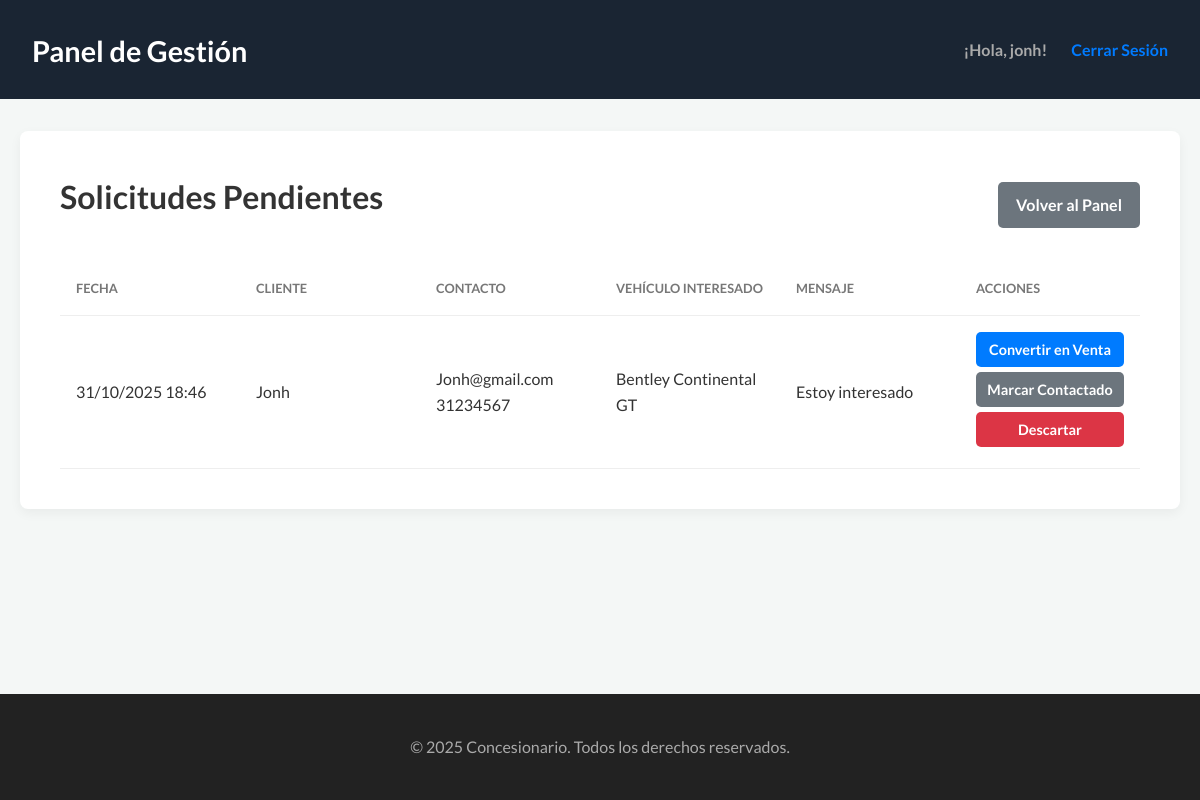
Screenshot of /ver_solicitudes.php (signed in) with the database file from the repository.
### tables this page shows
CREATE TABLE IF NOT EXISTS `tbsolicitudes` (
  `id_solicitud` int NOT NULL AUTO_INCREMENT,
  `auto_id` int DEFAULT NULL,
  `nombre_interesado` varchar(100) NOT NULL,
  `email_interesado` varchar(100) NOT NULL,
  `telefono_interesado` varchar(50) DEFAULT NULL,
  `mensaje` text,
  `fecha_solicitud` datetime DEFAULT CURRENT_TIMESTAMP,
  `estado_solicitud` enum('pendiente','contactado','descartado') DEFAULT 'pendiente',
  PRIMARY KEY (`id_solicitud`),
  KEY `auto_id` (`auto_id`)
);

CREATE TABLE IF NOT EXISTS `tbautomoviles` (
  `id_auto` int NOT NULL AUTO_INCREMENT,
  `marca_auto` varchar(100) NOT NULL,
  `modelo_auto` varchar(100) NOT NULL,
  `anio_auto` int NOT NULL,
  `precio_auto` decimal(10,2) NOT NULL,
  `descripcion_auto` text,
  `foto_auto` varchar(255) DEFAULT NULL,
  `estado_auto` enum('disponible','vendido','mantenimiento') NOT NULL DEFAULT 'disponible',
  PRIMARY KEY (`id_auto`)
);

### ver_solicitudes.php (the view, shortened to what this page needs)
<?php
require 'config_login.php';
try {
    $sql = "SELECT
                s.id_solicitud,
                s.nombre_interesado,
                s.email_interesado,
                s.telefono_interesado,
                s.mensaje,
                s.fecha_solicitud,
                a.marca_auto,
                a.modelo_auto,
                a.id_auto
            FROM
                tbsolicitudes s
            JOIN
                tbautomoviles a ON s.auto_id = a.id_auto
            WHERE
                s.estado_solicitud = 'pendiente'
            ORDER BY
                s.fecha_solicitud ASC";
    $stmt = $pdo->query($sql);
    $solicitudes = $stmt->fetchAll();
} catch (PDOException $e) {
    die("Error al consultar las solicitudes: " . $e->getMessage());
}
?>
<!doctype html>
<html lang="es">
<head>
    <link rel="stylesheet" href="css/style-privado.css">
</head>
<body class="admin-page"> <header class="admin-header">
        <div class="container">
            <h1 class="site-title"><a href="panel_admin.php">Panel de Gestión</a></h1>
            <nav>
                <ul>
                    <li>¡Hola, <?php echo htmlspecialchars($_SESSION['nom_user']); ?>!</li>
                    <li><a href="logout.php">Cerrar Sesión</a></li>
                </ul>
            </nav>
        </div>
    </header>
    <main class="admin-container">
        <div class="card">
            <div class="top">
                <h2 style="margin:0;">Solicitudes Pendientes</h2>
                <a href="panel_admin.php" class="btn btn-secondary">Volver al Panel</a>
            </div>
            <?php if (count($solicitudes) === 0): ?>
                <p style="margin-top: 2rem; font-size: 1.1rem; text-align: center;">No hay solicitudes pendientes en este momento.</p>
            <?php else: ?>
                <table>
                    <thead>
                        <tr>
                            <th>Fecha</th>
                            <th>Cliente</th>
                            <th>Contacto</th>
                            <th>Vehículo Interesado</th>
                            <th>Mensaje</th>
                            <th>Acciones</th>
                        </tr>
                    </thead>
                    <tbody>
                        <?php foreach ($solicitudes as $s): ?>
                            <tr>
                                <td><?= htmlspecialchars(date('d/m/Y H:i', strtotime($s['fecha_solicitud']))) ?></td>
                                <td><?= htmlspecialchars($s['nombre_interesado']) ?></td>
                                <td>
                                    <?= htmlspecialchars($s['email_interesado']) ?><br>
                                    <?= htmlspecialchars($s['telefono_interesado']) ?>
                                </td>
                                <td><?= htmlspecialchars($s['marca_auto'] . ' ' . $s['modelo_auto']) ?></td>
                                <td><?= htmlspecialchars($s['mensaje']) ?></td>
                                <td>
                                    <a href="registrar_venta.php?id=<?= $s['id_auto'] ?>" class="btn btn-primary" style="margin-bottom: 5px; width: 100%; text-align: center;">
                                        Convertir en Venta
                                    </a>
                                    <a href="actualizar_solicitud.php?id=<?= $s['id_solicitud'] ?>&estado=contactado" class="btn btn-secondary" style="margin-bottom: 5px; width: 100%; text-align: center;">
                                        Marcar Contactado
                                    </a>
                                    <a href="actualizar_solicitud.php?id=<?= $s['id_solicitud'] ?>&estado=descartado" class="btn btn-danger" style="width: 100%; text-align: center;" onclick="return confirm('¿Descartar esta solicitud?');">
                                        Descartar
                                    </a>
                                </td>
                            </tr>
                        <?php endforeach; ?>
                    </tbody>
                </table>
            <?php endif; ?>
        </div>
    </main>
    <footer>
        <div class="container">
            <p>&copy; 2025 Concesionario. Todos los derechos reservados.</p>
        </div>
    </footer>
</body>
</html>

### css/style-privado.css (style rules this page uses)
:root { --color-admin-bg: #f4f7f6; --color-admin-card: #ffffff; --color-admin-dark: #1a2533; --color-admin-text: #333; --color-admin-accent: #007bff; --font-admin: 'Lato', sans-serif; }
* { margin: 0; padding: 0; box-sizing: border-box; }
body { font-family: var(--font-admin); background-color: var(--color-admin-bg); color: var(--color-admin-text); line-height: 1.6; }
.container { max-width: 1200px; margin: 0 auto; padding: 0 2rem; }
a { text-decoration: none; color: var(--color-admin-accent); }
header { background: var(--color-admin-dark); padding: 1.5rem 0; }
header .container { display: flex; justify-content: space-between; align-items: center; }
header .site-title a { color: #fff; font-size: 1.8rem; font-weight: 700; text-decoration: none; }
header nav ul { list-style: none; display: flex; align-items: center; gap: 1.5rem; }
header nav li { color: #aaa; font-weight: 700; }
header nav a { color: var(--color-admin-accent); font-weight: 700; text-decoration: none; }
footer { background: #222; color: #aaa; text-align: center; padding: 2.5rem 0; margin-top: 3rem; }
body.admin-page { display: flex; flex-direction: column; min-height: 100vh; }
body.admin-page main { flex-grow: 1; }
.admin-container { max-width: 1200px; margin: 2rem auto; padding: 0 20px; }
.admin-container h2 { font-size: 2rem; font-weight: 700; color: #333; margin-bottom: 1rem; }
.card { background: var(--color-admin-card); border-radius: 8px; box-shadow: 0 4px 12px rgba(0, 0, 0, 0.05); padding: 2.5rem; width: 100%; }
.card h2, .card h3 { border-bottom: 1px solid #eee; padding-bottom: 1rem; margin-bottom: 1.5rem; }
.btn { display: inline-block; padding: 10px 18px; border-radius: 5px; border: 0; cursor: pointer; font-weight: 700; transition: all 0.2s ease; }
.btn-primary { background: var(--color-admin-accent); color: #fff; }
.btn-secondary { background: #6c757d; color: #fff; }
.btn-danger { background: #dc3545; color: #fff; }
.top { display: flex; justify-content: space-between; align-items: center; flex-wrap: wrap; gap: 1rem; }
.top h2 { margin: 0; border: none; }
table { width: 100%; border-collapse: collapse; margin-top: 1.5rem; table-layout: fixed; }
th, td { padding: 1rem; text-align: left; border-bottom: 1px solid #eee; vertical-align: middle; }
th { font-weight: 700; color: #777; text-transform: uppercase; font-size: 0.8rem; }
td { word-wrap: break-word; overflow-wrap: break-word; }
td .btn { font-size: 0.9rem; padding: 6px 10px; margin-bottom: 5px; }

### rows the page displays
tbsolicitudes: fecha_solicitud "31/10/2025 18:46", nombre_interesado "Jonh", email_interesado "Jonh@gmail.com", telefono_interesado "31234567", tbautomoviles.marca_auto+modelo_auto "Bentley Continental GT", mensaje "Estoy interesado"

### other values shown
$_SESSION['nom_user'] "jonh"
